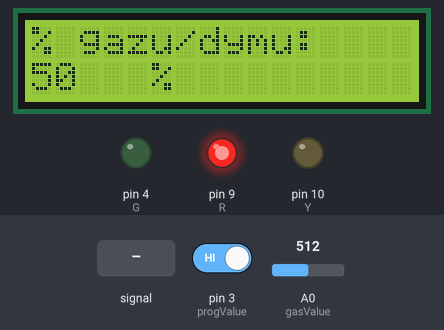
Bench run of a sketch on a simulated Arduino Uno, built with avr-gcc and run on an emulated ATmega328P. Parts: 16×2 character LCD, output pins drawn as LEDs (lit = HIGH). Dashed ring = blinking. The inputs (shaded band) are chosen by the test bench; at power-on: A0 (gasValue) = 512, pin 3 (progValue) HIGH. What the sketch prints to the serial monitor is not drawn.

Above: at 2.7 s.
2.8 s: A0 (gasValue) fed a 2 Hz sine of ±306 counts around its level
At 3.41 s:
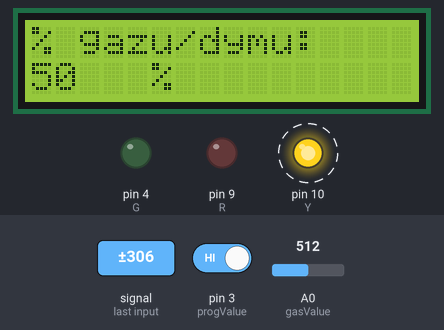
4.7 s: A0 (gasValue) set to 493
At 6.0 s:
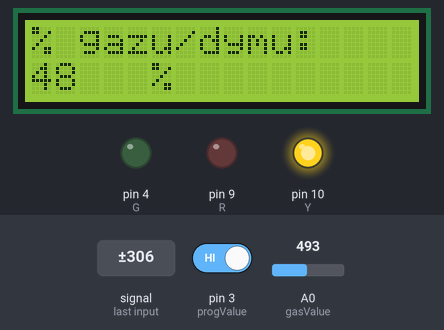
6.2 s: A0 (gasValue) fed a 200 Hz sine of ±81 counts around its level
At 7.5 s:
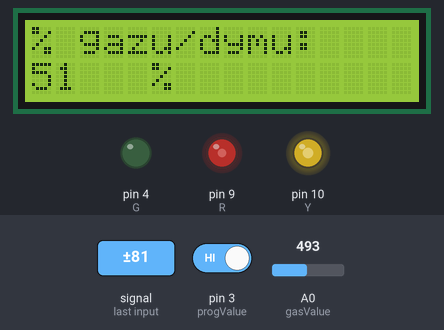
8.2 s: A0 (gasValue) set to 511
At 9.9 s:
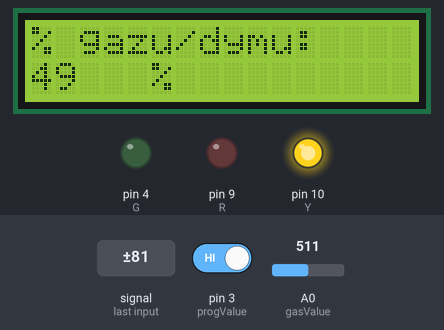
10.2 s: A0 (gasValue) fed a 50 Hz sine of ±306 counts around its level
At 11.6 s:
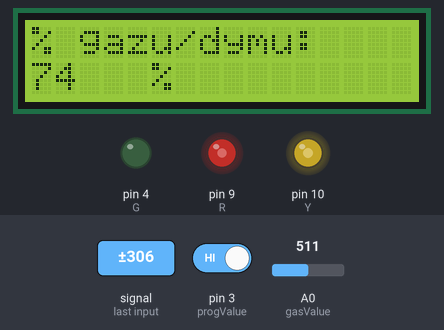
13.2 s: pin 3 (progValue) driven LOW
Timing chart, 0 to 34.7 s (numbered marks = the images above; inputs shaded):
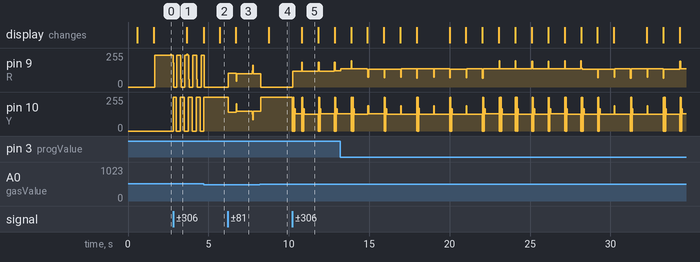

Measured:
- the behaviour switches between 512 and 511 on A0 (gasValue) (found by bisection; images 1 and 2)
- after the input at 2.8 s, pin 10 (Y): alternates 255/255 for 0.25 s and 0/255 for 0.25 s, starting at once
- after the input at 4.7 s, the display: first differs from a run without the input after 0.99 s (image 2)
- after the input at 6.2 s, pin 9 (R): 0/255 → 102/255 at once, → 99/255 0.48 s later, → 100/255 1.0 s later; pin 10 (Y): 255/255 → 142/255 at once, → 149/255 0.48 s later, → 148/255 1.0 s later; the display: changes after 0.52 s (image 3)
- after the input at 10.2 s, pin 9 (R): 0/255 → 119/255 at once, → 122/255 2.6 s later; the display: changes after 0.60 s (image 5)

The sketch:

LCD_gas_sensor.ino
```cpp
#include <LiquidCrystal_I2C.h>

#define progValue 3
#define G 4
#define R 9
#define Y 10

#define gasValue A0

LiquidCrystal_I2C lcd(0x27, 2, 1, 0, 4, 5, 6, 7, 3, POSITIVE);

int delayPrint = 1000;
unsigned long timerPrint = millis() + delayPrint;

byte pollutionValue;

void setup()
{
  definePins();
  configLCD();
  Serial.begin(9600);
}

void loop()
{
  readValues();
  printStuff();
  writeValues();
}

void writeValues()
{
  digitalWrite(R, !digitalRead(progValue));
  if (pollutionValue < 10)
  {
    digitalWrite(G, 1);
    digitalWrite(Y, 0);
    digitalWrite(R, 0);
  }
  else if ((pollutionValue > 9) && (pollutionValue < 50))
  {
    digitalWrite(G, 0);
    digitalWrite(Y, 1);
    digitalWrite(R, 0);
  }
  else
  {
    digitalWrite(G, 0);
    digitalWrite(Y, 0);
    digitalWrite(R, 1);
  }


}


void definePins()
{
  pinMode(progValue, INPUT);
  pinMode(gasValue, INPUT);

  pinMode(R, OUTPUT);
  pinMode(G, OUTPUT);
  pinMode(Y, OUTPUT);
}


void configLCD()
{
  lcd.begin(16, 2);
  lcd.backlight();
  lcd.setCursor(0, 0);
  lcd.print("Hello!");
  delay(500);
  lcd.setCursor(0, 1);
  lcd.print("Gas sensor prog");
  delay(1000);
  lcd.clear();
}


void printStuff() {
  if (millis() > timerPrint)
  {

    Serial.print("Procent gazu/dymu: ");
    Serial.print(pollutionValue);
    Serial.println("%");

    lcd.clear();
    lcd.setCursor(0, 0);
    lcd.print("% gazu/dymu: ");
    lcd.setCursor(0, 1);
    lcd.print(pollutionValue);
    lcd.setCursor(5, 1);
    lcd.print("%");


    timerPrint = millis() + delayPrint;
  }
}

void readValues()
{
  pollutionValue = map(analogRead(gasValue), 0, 1023, 0, 100);
}
```
